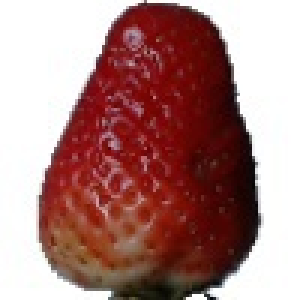
#> input picture lab8/solution/data/strawberry.jpg, 100 x 100 px (shown 3 times larger)
$ python p3.py
#> lines starting #> are read from the running program, lines starting #| are printed output that depends on the picture; after the words box and inside, x2 and y2 are one past the last pixel; in counts of white or black regions, pixels touching at a corner belong together; long printed decimals are rounded
#--
# p3.py
# compute convex hull in image
# @author: letsios, sklar
# @created: 28 Jan 2021
#--

import numpy as np
import imageio
import matplotlib.pyplot as plt
import skimage.color as color
import skimage.filters as filters
import skimage.util as util
import skimage.morphology as morphology


#-read image from a file into an image object named 'im'
im = imageio.imread( '../data/strawberry.jpg' )
#> im is the input picture: shape (100, 100, 3); mean R, G, B 172.3, 131.1, 128.1

#-convert the image to greyscale
img = color.rgb2gray( im )
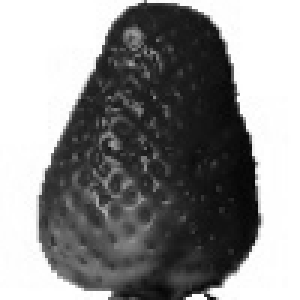
#> img: shape (100, 100) float64 (shown 3 times larger); min 0.0107, max 1, mean 0.548

#-convert the image to B&W
threshold = filters.threshold_otsu( img )
#> threshold = 0.592
print('Otsu method threshold = ', threshold)
#| Otsu method threshold =  0.5923
binary_img = img > threshold
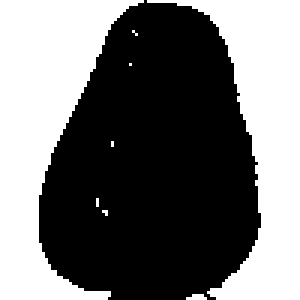
#> binary_img: shape (100, 100) bool (shown 3 times larger); 44.3% white; 8 white regions (6 under 20 px), largest, box (x1, y1, x2, y2) and area: (0, 0, 48, 100) 2368, (49, 0, 100, 100) 2039

#-invert the image
inverted_binary_img = util.invert( binary_img )

#-compute convex hull
hull = morphology.convex_hull_image( inverted_binary_img )
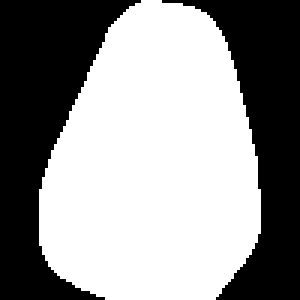
#> hull: shape (100, 100) bool (shown 3 times larger); 57.5% white; 2 black regions, box (x1, y1, x2, y2) and area: (0, 0, 47, 100) 2305, (54, 0, 100, 100) 1944

#-plot the results
fig, (ax0, ax1, ax2, ax3) = plt.subplots( nrows=1, ncols=4, figsize=(8, 3), sharex=True, sharey=True )

ax0.imshow( im )
ax0.axis( 'off' )
ax0.set_title( 'original image' )

ax1.imshow( binary_img, cmap=plt.cm.gray, interpolation='nearest' )
ax1.axis( 'off' )
ax1.set_title( 'b&w image' )

ax2.imshow( inverted_binary_img, cmap=plt.cm.gray, interpolation='nearest' )
ax2.axis( 'off' )
ax2.set_title( 'inverted image' )

ax3.imshow( hull, cmap=plt.cm.gray, interpolation='nearest' )
ax3.axis( 'off' )
ax3.set_title( 'convex hull' )

fig.tight_layout()

plt.savefig( '../images/myhull.png' )
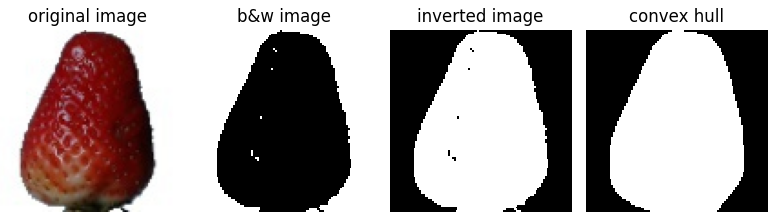
#> figure drawn by matplotlib, 4 panels
plt.show()

$ run again, with lab8/solution/data/apple.jpg copied over lab8/solution/data/strawberry.jpg
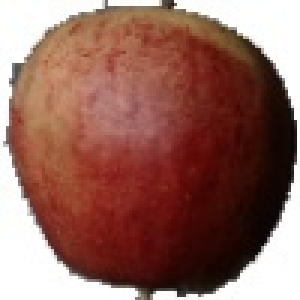
#> input picture lab8/solution/data/apple.jpg, 100 x 100 px (shown 3 times larger)
#> im is the input picture: shape (100, 100, 3); mean R, G, B 147.4, 103.5, 93.8
#> threshold = 0.62
#| Otsu method threshold =  0.6198
#> `binary_img = img > threshold`:
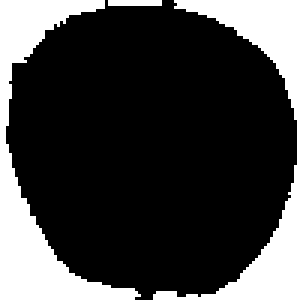
#> binary_img: shape (100, 100) bool (shown 3 times larger); 24.6% white; 3 white regions, box (x1, y1, x2, y2) and area: (0, 0, 47, 100) 1288, (51, 0, 100, 100) 1139, (36, 0, 54, 2) 36
#> hull: shape (100, 100) bool; 77.8% white; 2 black regions, box (x1, y1, x2, y2) and area: (0, 0, 44, 100) 1166, (59, 0, 100, 100) 1051
#> `plt.savefig( '../images/myhull.png' )`:
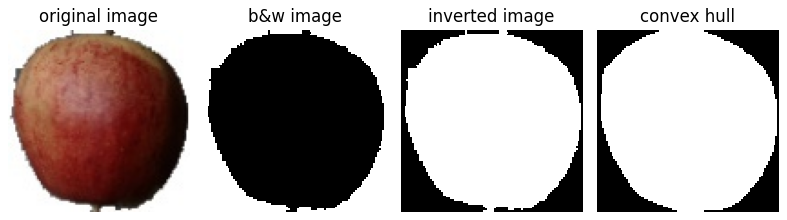
#> figure drawn by matplotlib, 4 panels
